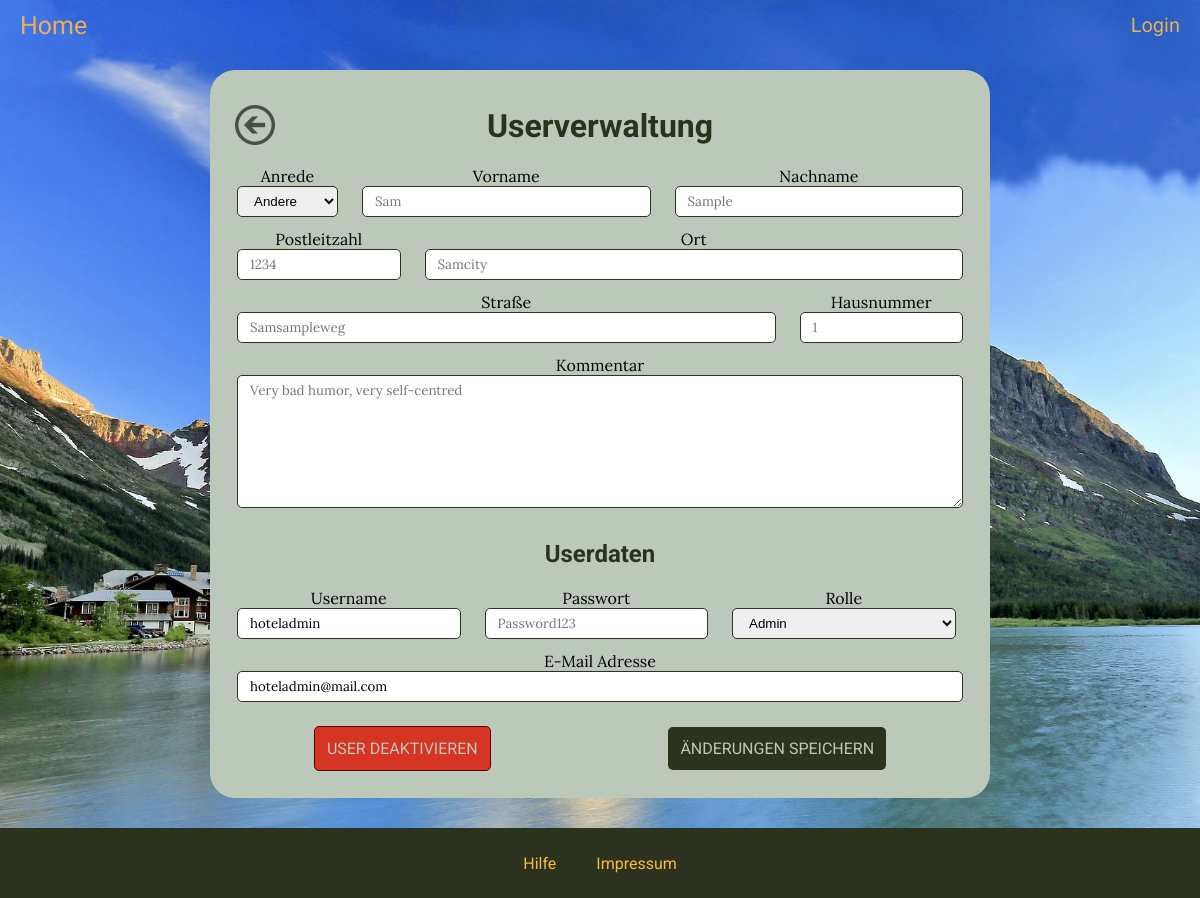
Screenshot of /pages/menus/userverwaltung.php?userid=18 with the database file from the repository.
### tables this page shows
CREATE TABLE `user` (
  `userid` int(11) NOT NULL,
  `username` varchar(32) NOT NULL,
  `password` varchar(255) NOT NULL,
  `email` varchar(64) NOT NULL,
  `rolle` varchar(16) DEFAULT NULL,
  `person_id` int(11) DEFAULT NULL,
  `active` tinyint(1) NOT NULL
);

### pages/include/loginModal.php (called while the page is built, shortened)
<?php
    $curPageName = substr($_SERVER["SCRIPT_NAME"],strrpos($_SERVER["SCRIPT_NAME"],"/")+1);
?>

### pages/include/userForm.php (the view, shortened to what this page needs)
<form action="<?= $curPageName ?>?registration=true&userid=<?= $userid ?>" method="post">
    <div class="row">
        <div class="form-group col-sm-2">
            <label for="anrede">Anrede</label>
            <select class="form-control" id="anrede" name="anrede">
                <?php  if($anrede == 'm') {?> <option value="m" selected>Herr</option><option value="w">Frau</option><option value="o">Andere</option>
                <?php } else if($anrede == 'w') {?> <option value="m">Herr</option><option value="w" selected>Frau</option><option value="o">Andere</option>
                <?php } else {?> <option value="m">Herr</option><option value="w">Frau</option><option value="o" selected>Andere</option> <?php } ?>
            </select>
        </div>
        <div class="form-group col-sm-5">
            <label for="vorname">Vorname</label>
            <input type="text" class="form-control" id="vorname" placeholder="Sam" name="vorname" value="<?= $vorname ?>">
        </div>
        <div class="form-group col-sm-5">
            <label for="nachname">Nachname</label>
            <input type="text" class="form-control" id="nachname" name="nachname" placeholder="Sample" value="<?= $nachname ?>">
        </div>
    </div>
    <div class="row">
        <div class="form-group col-sm-3">
            <label for="plz">Postleitzahl</label>
            <input type="text" class="form-control" id="plz" name="plz" placeholder="1234" value="<?= $plz ?>">
        </div>
        <div class="form-group col-sm-9">
            <label for="ort">Ort</label>
            <input type="text" class="form-control" id="ort" name="ort" placeholder="Samcity" value="<?= $ort ?>">
        </div>
    </div>
    <div class="row">
        <div class="form-group col-sm-9">
            <label for="strasse">Straße</label>
            <input type="text" class="form-control" id="strasse" name="strasse" placeholder="Samsampleweg" value="<?= $straße ?>">
        </div>
        <div class="form-group col-sm-3">
            <label for="hausnummer">Hausnummer</label>
            <input type="text" class="form-control" id="hausnummer" name="hausnummer" placeholder="1" value="<?= $hausnummer ?>">
        </div>
    </div>
    <div class="row">
        <div class="form-group col-sm-12">
            <label for="comment">Kommentar</label>
            <textarea class="form-control" rows="7" id="comment" name="comment" placeholder="Very bad humor, very self-centred"><?= $kommentar ?></textarea>
        </div>
    </div>
    <h2>Userdaten</h2>
    <div class="row">
        <div class="form-group col-sm-4">
            <label for="form_username">Username</label>
            <input type="text" class="form-control" id="form_username" name="form_username" placeholder="Sam" value="<?= $username ?>" required>
        </div>
        <div class="form-group col-sm-4">
            <label for="form_password">Passwort</label>
            <input type="text" class="form-control" id="form_password" name="form_password" placeholder="Password123" required>
        </div>
        <div class="form-group col-sm-4">
            <label for="role">Rolle</label>
            <select class="form-control" id="role" name="role" required>
                <?php  if($rolle == 'admin') {?> <option value="admin" selected>Admin</option>
                <?php } else if($rolle == 'technician') {?> <option value="user">Gast</option><option value="admin">Admin</option><option value="technician" selected>Techniker</option>
                <?php } else {?> <option value="user" selected>Gast</option><option value="admin">Admin</option><option value="technician">Techniker</option> <?php } ?>
            </select>
        </div>
    </div>
    <div class="row form-group col-sm-12">
        <label for="email">E-Mail Adresse</label>
        <input type="email" class="form-control" id="email" name="email" placeholder="samsample@beispiel.com" value="<?= $email ?>"required>
    </div>
    <div class="space-around row-centred">
        <?php  if ($userid != -1) { ?><button type="button" onclick="showModal('confirm', 'close_confirm')" class="submit-btn danger">User deaktivieren</button><?php } ?>
        <input type="submit" class="submit-btn" value="<?php  if($userid == -1) { echo 'Hinzufügen';} else {echo 'Änderungen speichern';}?>">
    </div>
</form>

### pages/menus/userverwaltung.php (shortened to what this page needs)
<!DOCTYPE html>
<?php
    $errors = array("NotEmpty");
    include "../include/head.php";
?>
    <body>
        <?php include "../include/navbar.php" ?>
        <div class="content_wrapper">
            <div class="content_box">
                <h1>Userverwaltung</h1>
                <?php
                    if(isset($_GET['userid']) && !empty($errors) && !isset($_GET['deactivate'])) {
                        include '../include/backButton.php';
                        $userid = $_GET['userid'];
                        $username = '';
                        $email = '';
                        $rolle = '';
                        $anrede = '';
                        $vorname = '';
                        $nachname = '';
                        $plz = '';
                        $ort = '';
                        $straße = '';
                        $hausnummer = '';
                        $kommentar = '';
                        if($userid == -1) {
                            include "../include/userForm.php";
                        }
                        else {
                            $select_user_stmt = $db->prepare("SELECT u.username, u.email, u.rolle, p.anrede, p.vorname, p.nachname, p.plz, p.ort, p.straße, p.hausnummer, p.kommentar FROM user AS u LEFT JOIN person AS p ON u.person_id = p.person_id WHERE u.userid = ?");
                            $select_user_stmt->bind_param('i', $userid);
                            $select_user_stmt->execute();
                            $select_user_stmt->bind_result($username, $email, $rolle, $anrede, $vorname, $nachname, $plz, $ort, $straße, $hausnummer, $kommentar);
                            while($select_user_stmt->fetch()) {
                                include '../include/userForm.php';
                            }
                        }
                    }
                ?>
            </div>
        </div>
        <?php include "../include/footer.php" ?>
    </body>
</html>

### css/style.css (style rules this page uses)
:root { --primary: #2B331F; --secondary: #BBC8BA; --tertiary: #546747; --background: #FDDCA5; --links: #FAB742; --danger: #d63523; }
html { height: 100%; }
body { background-image: url("../pictures/background.jpg"); background-position: center; background-size: cover; background-repeat: no-repeat; background-attachment: fixed; margin: 0; height: 100%; display: flex; flex-direction: column; overflow: overlay; }
h1, h2, h3, h4, h5, h6 { font-family: 'Roboto', sans-serif; color: var(--primary); }
p, ul, ol, li, a, label, input, textarea, strong { font-family: 'Lora', sans-serif; }
.content_wrapper { padding-top: 70px; flex: 1 0 auto; display: flex; flex-direction: column; }
.content_box { border-radius: 25px; background-color: var(--secondary); width: 70%; max-width: 750px; padding: 15px; margin: auto; position: relative; text-align: center; overflow: auto; }
[class*=' row'], [class^='row'] { display: flex; flex-wrap: wrap; }
[class$='-centred'] { justify-content: center; align-items: center; }
.space-around { justify-content: space-around; }
.form-group { display: flex; flex-direction: column; padding-left: 12px; padding-right: 12px; margin-bottom: 12px; box-sizing: border-box; }
.form-control { padding: 6px 12px; border: 1px solid var(--primary); border-radius: 5px; }
.submit-btn { all: initial; background-color: var(--primary); border: none; border-radius: 5px; padding: 12px; margin: 12px; min-width: 100px; box-sizing: border-box; text-transform: uppercase; text-decoration: none; text-align: center; font-family: 'Roboto', sans-serif; color: var(--secondary); transition: .3s; }
.danger { background-color: var(--danger); border: 1px solid rgb(87, 0, 0); }
.col-sm-2 { width: 16.666666666666%; }
.col-sm-3 { width: 25%; }
.col-sm-4 { width: 33%; }
.col-sm-5 { width: 41.666666666666%; }
.col-sm-9 { width: 75%; }
.col-sm-12 { width: 100%; }

### rows the page displays
user: form_username "hoteladmin", role "Admin", email "hoteladmin@mail.com"
